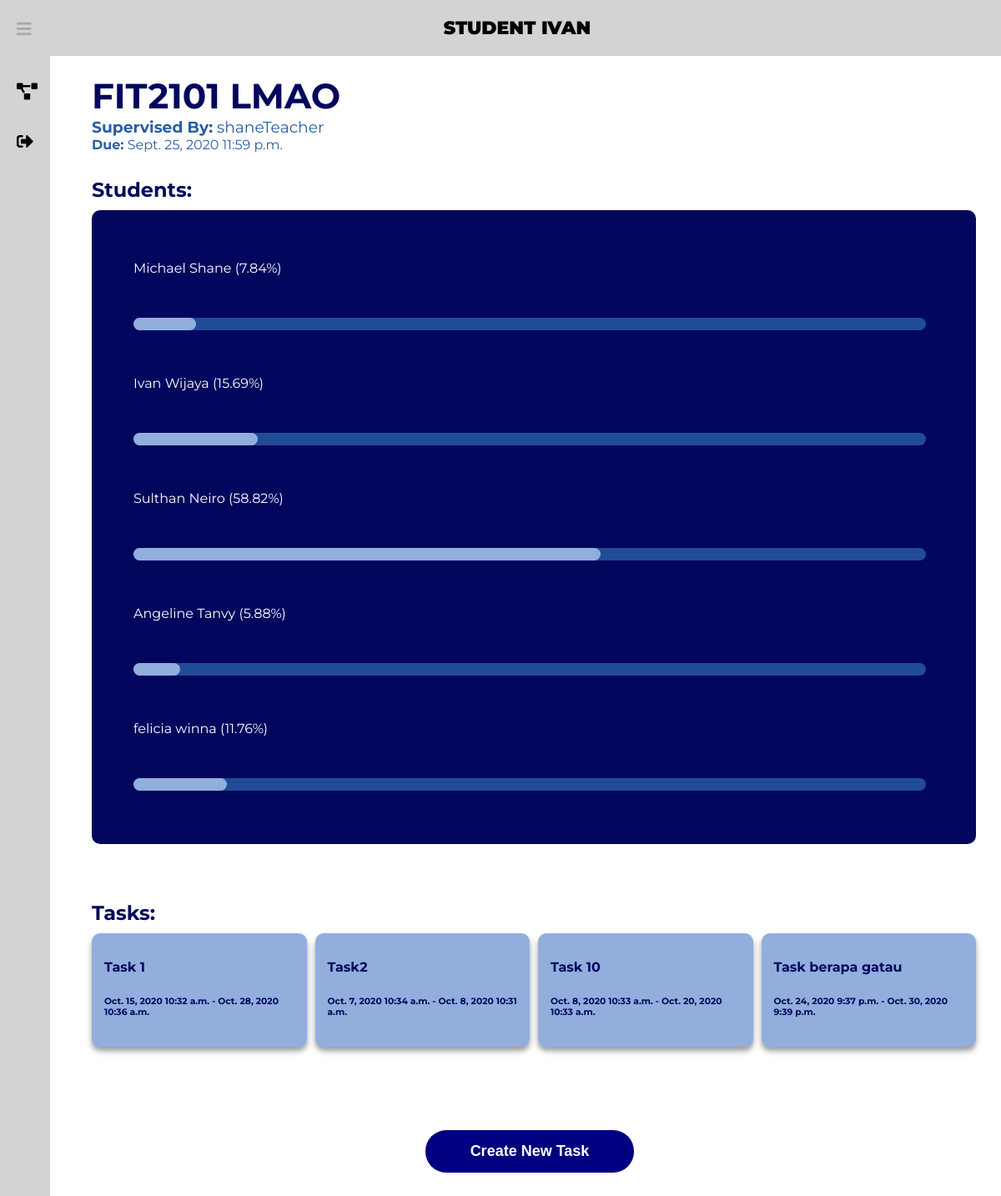
/dashboard/project-info/7/ (signed in), run on the app's committed database.
### projects/models.py (models this page shows, shortened)
class Project(models.Model):
    title = models.CharField(max_length=100)
    due_date = models.DateField()
    due_time = models.TimeField()
    supervisor = models.ForeignKey(User, default=None, on_delete=models.SET_DEFAULT)
    class Meta:
        constraints = [models.UniqueConstraint(fields=['title', 'supervisor'], name="unique title")]
        verbose_name = "Project"

class Task(models.Model):
    taskname = models.CharField(max_length=50)
    taskdesc = models.TextField(max_length=500)
    sourceproject = models.ForeignKey(Project, default=None, on_delete=models.CASCADE)
    task_done = models.BooleanField(default=False)
    start_date = models.DateField(default=None)
    start_time = models.TimeField(default=None)
    due_date = models.DateField(default=None)
    due_time = models.TimeField(default=None)
    difficulty = models.PositiveIntegerField(default=1)
    class Meta:
        verbose_name = "Task"
    def __str__(self):
        return str(self.taskname)

### projects/views.py (the view)
# urls.py: path('dashboard/project-info/<int:project>/', project_views.project_info, name='project-info'),
@login_required(login_url="/signin")
def project_info(response, project):
    student_names = []
    students = []
    times = []
    prop = []
    project = Project.objects.filter(pk=project)[0]
    projectStudents = ProjectStudents.objects.filter(project=project)
    tasks = Task.objects.filter(sourceproject=project.id)
    if response.user.is_staff:
        AccountType = "Teacher"
    else:
        AccountType = "Student"
    if len(projectStudents) > 0:
        for i in projectStudents:
            student_names.append(i.student.get_full_name())
            students.append(i.student)
    for student in students:
        total_time = 0
        studentTasks = TaskStudents.objects.filter(student=student)
        for studentTask in studentTasks:
            task = studentTask.task
            if task.sourceproject == project:
                total_time += studentTask.time * task.difficulty * 0.2
        times.append(total_time)
    total_time = sum(times)
    for i in range(len(times)):
        if total_time > 0:
            prop.append(round(times[i] / total_time * 100, 2))
        else:
            prop.append(0)
    for i in range(len(student_names)):
        student_names[i] = student_names[i] + " (" + str(prop[i]) + "%)"
    data = zip(student_names, prop)
    arg = {"FirstName": response.user.first_name.capitalize,
           "FullName": response.user.get_full_name,
           "Project": project,
           "Data": data,
           "AccountType": AccountType,
           "Tasks": tasks,
           "checkTeacher": response.user.is_staff
           }
    response.session['project_id'] = project.title
    response.session['project_redirect'] = project.id
    r = close_project(response, project.id)
    if r:
        return redirect('/dashboard')
    return render(response, "ProjectInfo.html", arg)

### projects/views.py (called while the page is built)
@login_required(login_url="/signin")
def close_project(response, project):
    project = Project.objects.filter(pk=project)[0]
    curr = Project.objects.filter(id=project.id)[0]
    retVal = False
    if response.method == 'GET':
        if response.GET.get('yesbtn'):
            curr.delete()
            retVal = True
    return retVal

### projects/templates/ProjectInfo.html (shortened to what this page needs)
<!DOCTYPE html>
<html lang="en">
{% extends 'newbase.html' %}
{% load static %}
{% block content %}
<body>
<link rel="stylesheet" type="text/css" href="{% static 'projectinfo/projectinfo.css' %}">
{% block header %} {{ AccountType }} {{ FirstName }} {% endblock %}
<div class="container">
    <div class="Project">
        <h1 id="projectTitle"><a>{{ Project.title }}</a></h1>
        <h3 id ="projectDesc"><b>Supervised By:</b> {{ Project.supervisor }}</h3>
        <h4 id ="projectDesc"><b>Due:</b> {{ Project.due_date }} {{ Project.due_time }}</h4>
        <h4 id="subtitle">Students:</h4>
        <div class = "studentContribution">
            {% for student, time in Data %}
            <ul>
                <li>{{student}}</li>
                <li id="percentBar"><div class="movingBar" style="width: calc(100% * {{time}} / 105);"></div>|</li>
            </ul>
            {% endfor %}
        </div>
        <br><br>
        <h3 id="subtitle"> Tasks: </h3>
        <div class="grid-container">
        {% for t in Tasks %}
            <a id="box" href="/dashboard/task-info/{{ t.id }}/">
                <div class="grid-item">
                    <h4>{{ t }}</h4>
                    <h6>{{ t.start_date }} {{ t.start_time }} - {{ t.due_date }} {{ t.due_time }}</h6>
                </div>
            </a>
        {% endfor %}
        </div>
        {% if checkTeacher == False %}
            <div class="button-center">
                <button id = "create-task" onclick="location.href = '/dashboard/create-task/'">
                    Create New Task
                </button>
            </div>
        {% endif %}
    </div>
</div>
</body>
{% endblock %}

### main/static/newbase/newbase.css (style rules this page uses)
body { margin: 0; padding: 0; font-family: Roboto, sans-serif; }

### projects/static/projectinfo/projectinfo.css (style rules this page uses)
.container { margin-top: 70px; margin-left: 300px; }
body { font-family: 'Montserrat', sans-serif; color: rgba(2, 7, 93, 1); }
#projectTitle { font-weight: bold; font-size: 42px; margin: 0 0 0 0; }
#projectDesc { font-weight: 400; margin: 0 0 0 0; color: rgba(40, 94, 164, 1); }
.studentContribution { background-color: rgba(2, 7, 93, 1); margin: 0 30px 0 0; padding: 10px 10px 10px 10px; border-radius: 10px; }
#subtitle { font-size: 24px; margin: 30px 0px 10px 0px; }
li { color: white; position: relative; margin: 50px 0; list-style: none; }
#percentBar { color: rgba(2, 7, 93, 1); }
#percentBar:before { content:" "; position: absolute; left: 0; width: 95%; height: 15px; background-color: rgba(40, 94, 164, 0.8); border-radius: 1000px; }
.movingBar { content: " "; position: absolute; top: 0; left: 0; height: 15px; background-color: rgba(146, 174, 221, 1); border-radius: 1000px; animation-duration: 1s; animation-fill-mode: forwards; animation-name: bar; }
.grid-container { display: grid; max-width: 100%; grid-column-gap: 10px; grid-row-gap: 10px; margin: 0 30px 200px 0; }
.grid-item { background-color: rgba(146, 174, 221,1); box-shadow: 0 5px 5px 0 rgba(0,0,0,0.24), 0 5px 10px 0 rgba(0,0,0,0.19); padding : 10px 15px 10px 15px; border-radius: 10px; margin: 0 0 0 0; }
@media (min-width: 600px) { .grid-container { grid-template-columns: repeat(2, 1fr); } }
@media (min-width: 900px) { .grid-container { grid-template-columns: repeat(3, 1fr); } }
@media (min-width: 1200px) { .grid-container { grid-template-columns: repeat(4, 1fr); } }
#box { text-decoration:none; color: rgba(2, 7, 93, 1); }
button { text-align: center; padding: 15px 0px 15px 0px; margin: 5px 5px 5px 5px; width: 250px; font-size: 18px; font-family: Arial; font-weight: bold; border-radius: 25px; cursor: pointer; transition-duration: 0.4s; border: 0px; }
.button-center { text-align: center; }
#create-task { background-color: navy; color: white; bottom: 3%; left: 50%; margin-left: -90px; position: fixed; }

### data on the page
Project: title "FIT2101 LMAO", supervisor "shaneTeacher", due_date "Sept. 25, 2020", due_time "11:59 p.m."
Task: taskname "Task 1", start_date "Oct. 15, 2020", start_time "10:32 a.m.", due_date "Oct. 28, 2020", due_time "10:36 a.m."
Task: taskname "Task2", start_date "Oct. 7, 2020", start_time "10:34 a.m.", due_date "Oct. 8, 2020", due_time "10:31 a.m."
Task: taskname "Task 10", start_date "Oct. 8, 2020", start_time "10:33 a.m.", due_date "Oct. 20, 2020", due_time "10:33 a.m."
Task: taskname "Task berapa gatau", start_date "Oct. 24, 2020", start_time "9:37 p.m.", due_date "Oct. 30, 2020", due_time "9:39 p.m."

### other printed values
{{ AccountType }} "STUDENT"
{{ FirstName }} "IVAN"
{{ student }} "Michael Shane (7.84%)" "Ivan Wijaya (15.69%)" "Sulthan Neiro (58.82%)" "Angeline Tanvy (5.88%)" "felicia winna (11.76%)"
